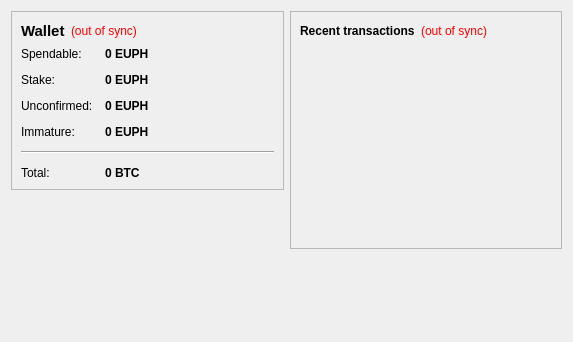
<?xml version="1.0" encoding="UTF-8"?>
<ui version="4.0">
 <class>OverviewPage</class>
 <widget class="QWidget" name="OverviewPage">
  <property name="geometry">
   <rect>
    <x>0</x>
    <y>0</y>
    <width>573</width>
    <height>342</height>
   </rect>
  </property>
  <property name="windowTitle">
   <string>Form</string>
  </property>
  <layout class="QHBoxLayout" name="horizontalLayout" stretch="1,1">
   <item>
    <layout class="QVBoxLayout" name="verticalLayout_2">
     <item>
      <widget class="QFrame" name="frame">
       <property name="frameShape">
        <enum>QFrame::StyledPanel</enum>
       </property>
       <property name="frameShadow">
        <enum>QFrame::Raised</enum>
       </property>
       <layout class="QVBoxLayout" name="verticalLayout_4">
        <item>
         <layout class="QHBoxLayout" name="horizontalLayout_4">
          <item>
           <widget class="QLabel" name="label_5">
            <property name="font">
             <font>
              <pointsize>11</pointsize>
              <weight>75</weight>
              <bold>true</bold>
             </font>
            </property>
            <property name="text">
             <string>Wallet</string>
            </property>
           </widget>
          </item>
          <item>
           <widget class="QLabel" name="labelWalletStatus">
            <property name="toolTip">
             <string>The displayed information may be out of date. Your wallet automatically synchronizes with the Euphoria network after a connection is established, but this process has not completed yet.</string>
            </property>
            <property name="styleSheet">
             <string notr="true">QLabel { color: red; }</string>
            </property>
            <property name="text">
             <string notr="true">(out of sync)</string>
            </property>
            <property name="alignment">
             <set>Qt::AlignLeading|Qt::AlignLeft|Qt::AlignVCenter</set>
            </property>
           </widget>
          </item>
          <item>
           <spacer name="horizontalSpacer_2">
            <property name="orientation">
             <enum>Qt::Horizontal</enum>
            </property>
            <property name="sizeHint" stdset="0">
             <size>
              <width>40</width>
              <height>20</height>
             </size>
            </property>
           </spacer>
          </item>
         </layout>
        </item>
        <item>
         <layout class="QFormLayout" name="formLayout_2">
          <property name="fieldGrowthPolicy">
           <enum>QFormLayout::AllNonFixedFieldsGrow</enum>
          </property>
          <property name="horizontalSpacing">
           <number>12</number>
          </property>
          <property name="verticalSpacing">
           <number>12</number>
          </property>
          <item row="0" column="0">
           <widget class="QLabel" name="label">
            <property name="text">
             <string>Spendable:</string>
            </property>
           </widget>
          </item>
          <item row="0" column="1">
           <widget class="QLabel" name="labelBalance">
            <property name="font">
             <font>
              <weight>75</weight>
              <bold>true</bold>
             </font>
            </property>
            <property name="cursor">
             <cursorShape>IBeamCursor</cursorShape>
            </property>
            <property name="toolTip">
             <string>Your current spendable balance</string>
            </property>
            <property name="text">
             <string notr="true">0 EUPH</string>
            </property>
            <property name="textInteractionFlags">
             <set>Qt::LinksAccessibleByMouse|Qt::TextSelectableByKeyboard|Qt::TextSelectableByMouse</set>
            </property>
           </widget>
          </item>
          <item row="1" column="0">
           <widget class="QLabel" name="label_6">
            <property name="text">
             <string>Stake:</string>
            </property>
           </widget>
          </item>
          <item row="1" column="1">
           <widget class="QLabel" name="labelStake">
            <property name="font">
             <font>
              <weight>75</weight>
              <bold>true</bold>
             </font>
            </property>
            <property name="cursor">
             <cursorShape>IBeamCursor</cursorShape>
            </property>
            <property name="toolTip">
             <string>Total of coins that was staked, and do not yet count toward the current balance</string>
            </property>
            <property name="text">
             <string notr="true">0 EUPH</string>
            </property>
            <property name="textInteractionFlags">
             <set>Qt::LinksAccessibleByMouse|Qt::TextSelectableByKeyboard|Qt::TextSelectableByMouse</set>
            </property>
           </widget>
          </item>
          <item row="2" column="0">
           <widget class="QLabel" name="label_3">
            <property name="text">
             <string>Unconfirmed:</string>
            </property>
           </widget>
          </item>
          <item row="2" column="1">
           <widget class="QLabel" name="labelUnconfirmed">
            <property name="font">
             <font>
              <weight>75</weight>
              <bold>true</bold>
             </font>
            </property>
            <property name="cursor">
             <cursorShape>IBeamCursor</cursorShape>
            </property>
            <property name="toolTip">
             <string>Total of transactions that have yet to be confirmed, and do not yet count toward the current balance</string>
            </property>
            <property name="text">
             <string notr="true">0 EUPH</string>
            </property>
            <property name="textInteractionFlags">
             <set>Qt::LinksAccessibleByMouse|Qt::TextSelectableByKeyboard|Qt::TextSelectableByMouse</set>
            </property>
           </widget>
          </item>
          <item row="3" column="0">
           <widget class="QLabel" name="labelImmatureText">
            <property name="text">
             <string>Immature:</string>
            </property>
           </widget>
          </item>
          <item row="3" column="1">
           <widget class="QLabel" name="labelImmature">
            <property name="font">
             <font>
              <weight>75</weight>
              <bold>true</bold>
             </font>
            </property>
            <property name="toolTip">
             <string>Mined balance that has not yet matured</string>
            </property>
            <property name="text">
             <string notr="true">0 EUPH</string>
            </property>
            <property name="textInteractionFlags">
             <set>Qt::LinksAccessibleByMouse|Qt::TextSelectableByKeyboard|Qt::TextSelectableByMouse</set>
            </property>
           </widget>
          </item>
          <item row="4" column="0" colspan="2">
           <widget class="Line" name="line">
            <property name="orientation">
             <enum>Qt::Horizontal</enum>
            </property>
           </widget>
          </item>
          <item row="5" column="0">
           <widget class="QLabel" name="labelTotalText">
            <property name="text">
             <string>Total:</string>
            </property>
           </widget>
          </item>
          <item row="5" column="1">
           <widget class="QLabel" name="labelTotal">
            <property name="font">
             <font>
              <weight>75</weight>
              <bold>true</bold>
             </font>
            </property>
            <property name="cursor">
             <cursorShape>IBeamCursor</cursorShape>
            </property>
            <property name="toolTip">
             <string>Your current total balance</string>
            </property>
            <property name="text">
             <string notr="true">0 BTC</string>
            </property>
            <property name="textInteractionFlags">
             <set>Qt::LinksAccessibleByMouse|Qt::TextSelectableByKeyboard|Qt::TextSelectableByMouse</set>
            </property>
           </widget>
          </item>
         </layout>
        </item>
       </layout>
      </widget>
     </item>
     <item>
      <spacer name="verticalSpacer_3">
       <property name="orientation">
        <enum>Qt::Vertical</enum>
       </property>
       <property name="sizeHint" stdset="0">
        <size>
         <width>20</width>
         <height>40</height>
        </size>
       </property>
      </spacer>
     </item>
     <item>
      <widget class="QLabel" name="label_2">
       <property name="text">
        <string/>
       </property>
       <property name="pixmap">
        <pixmap resource="../bitcoin.qrc">:/images/backg</pixmap>
       </property>
       <property name="scaledContents">
        <bool>false</bool>
       </property>
       <property name="alignment">
        <set>Qt::AlignCenter</set>
       </property>
      </widget>
     </item>
     <item>
      <spacer name="verticalSpacer">
       <property name="orientation">
        <enum>Qt::Vertical</enum>
       </property>
       <property name="sizeHint" stdset="0">
        <size>
         <width>20</width>
         <height>40</height>
        </size>
       </property>
      </spacer>
     </item>
    </layout>
   </item>
   <item>
    <layout class="QVBoxLayout" name="verticalLayout_3">
     <item>
      <widget class="QFrame" name="frame_2">
       <property name="frameShape">
        <enum>QFrame::StyledPanel</enum>
       </property>
       <property name="frameShadow">
        <enum>QFrame::Raised</enum>
       </property>
       <layout class="QVBoxLayout" name="verticalLayout">
        <item>
         <layout class="QHBoxLayout" name="horizontalLayout_2">
          <item>
           <widget class="QLabel" name="label_4">
            <property name="text">
             <string>&lt;b&gt;Recent transactions&lt;/b&gt;</string>
            </property>
           </widget>
          </item>
          <item>
           <widget class="QLabel" name="labelTransactionsStatus">
            <property name="toolTip">
             <string>The displayed information may be out of date. Your wallet automatically synchronizes with the Euphoria network after a connection is established, but this process has not completed yet.</string>
            </property>
            <property name="styleSheet">
             <string notr="true">QLabel { color: red; }</string>
            </property>
            <property name="text">
             <string notr="true">(out of sync)</string>
            </property>
            <property name="alignment">
             <set>Qt::AlignRight|Qt::AlignTrailing|Qt::AlignVCenter</set>
            </property>
           </widget>
          </item>
          <item>
           <spacer name="horizontalSpacer">
            <property name="orientation">
             <enum>Qt::Horizontal</enum>
            </property>
            <property name="sizeHint" stdset="0">
             <size>
              <width>40</width>
              <height>20</height>
             </size>
            </property>
           </spacer>
          </item>
         </layout>
        </item>
        <item>
         <widget class="QListView" name="listTransactions">
          <property name="styleSheet">
           <string notr="true">QListView { background: transparent; }</string>
          </property>
          <property name="frameShape">
           <enum>QFrame::NoFrame</enum>
          </property>
          <property name="verticalScrollBarPolicy">
           <enum>Qt::ScrollBarAlwaysOff</enum>
          </property>
          <property name="horizontalScrollBarPolicy">
           <enum>Qt::ScrollBarAlwaysOff</enum>
          </property>
          <property name="selectionMode">
           <enum>QAbstractItemView::NoSelection</enum>
          </property>
         </widget>
        </item>
       </layout>
      </widget>
     </item>
     <item>
      <spacer name="verticalSpacer_2">
       <property name="orientation">
        <enum>Qt::Vertical</enum>
       </property>
       <property name="sizeHint" stdset="0">
        <size>
         <width>20</width>
         <height>40</height>
        </size>
       </property>
      </spacer>
     </item>
    </layout>
   </item>
  </layout>
 </widget>
 <resources>
  <include location="../bitcoin.qrc"/>
 </resources>
 <connections/>
</ui>
